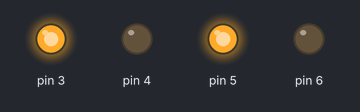
Bench run of a sketch on a simulated Arduino Uno, built with avr-gcc and run on an emulated ATmega328P. Parts: output pins drawn as LEDs (lit = HIGH).

Above: at 0.1 s.
Timing chart, 0 to 1.6 s (numbered marks = the images above):
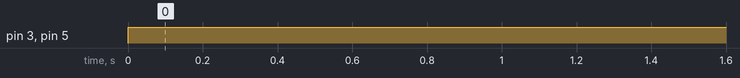

Measured:
- by itself, pin 3, pin 5: LOW → HIGH at 0.00 s

The sketch:

DC_motor_cod.ino
```cpp
void setup()
{
  pinMode(6, OUTPUT);
  pinMode(5, OUTPUT);
  pinMode(4, OUTPUT);
  pinMode(3, OUTPUT);
}

void loop()
{
  digitalWrite(6, LOW);
  digitalWrite(5, HIGH);
  digitalWrite(4, LOW);
  digitalWrite(3, HIGH);
  delay(3000);

}
```
